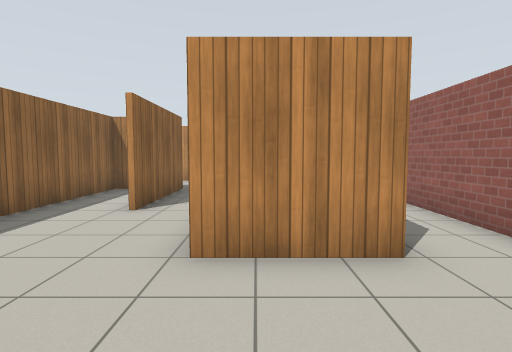
[1] (above)

17 first-person views from a walk through a robot-simulator world made for Gazebo. The camera is 1.2 m above the floor, tilts 4° down and sees 80° across. The floor is counted in squares, 1 m on a side. Each view is taken from the middle of a square. On the plan, view 1 faces up. The plan holds only what a view shows up to about 13 squares ahead; the rest is blank. Gazebo's built-in surfaces are drawn with simple patterns.

[2]
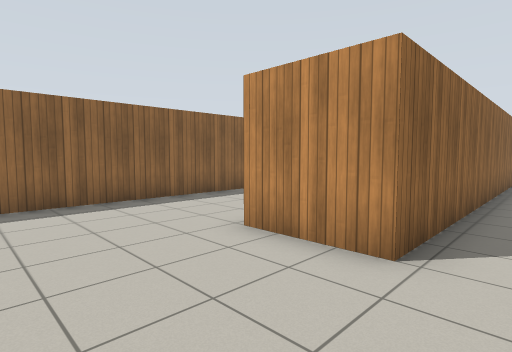

[3]
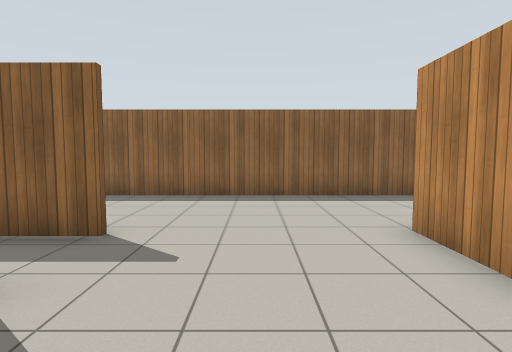

[4]
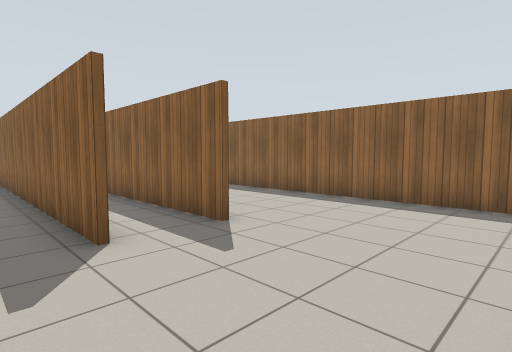

[5]
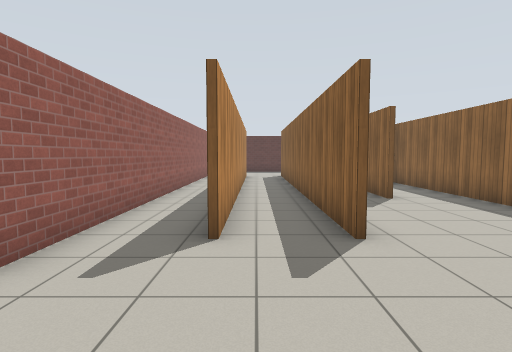

[6]
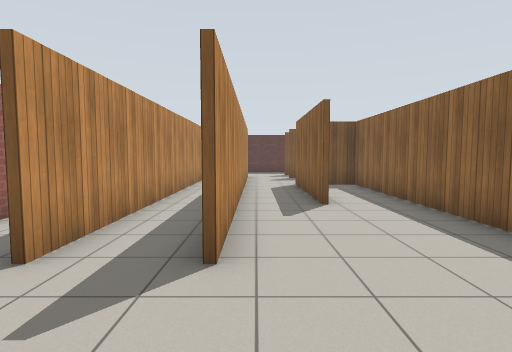

[7]
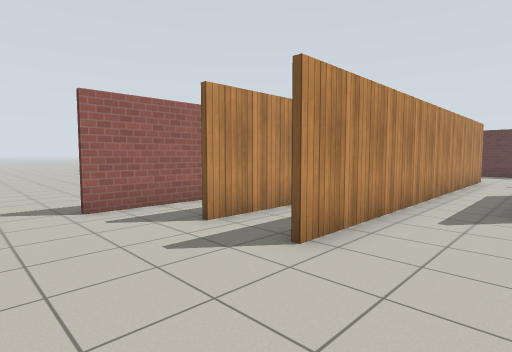

[8]
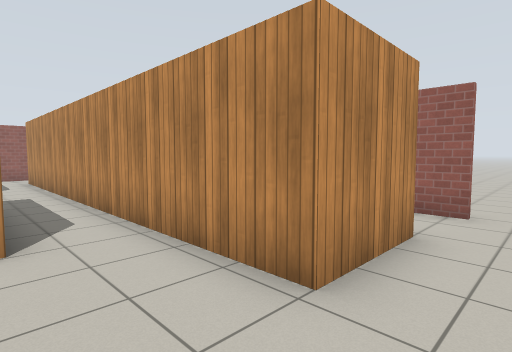

[9]
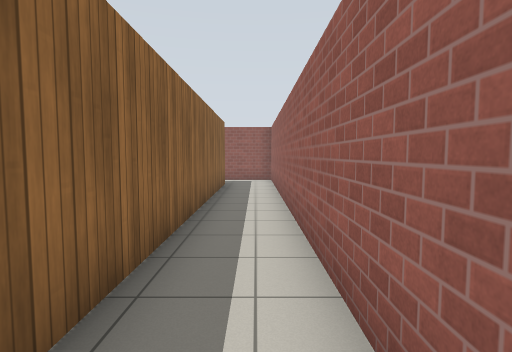

[10]
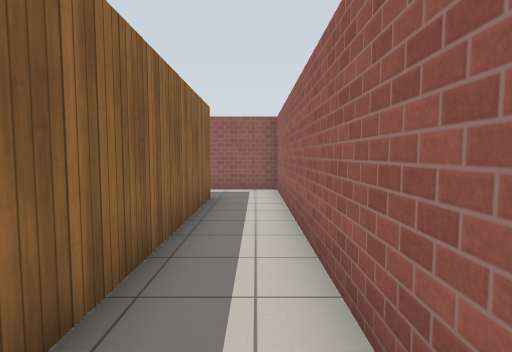

[11]
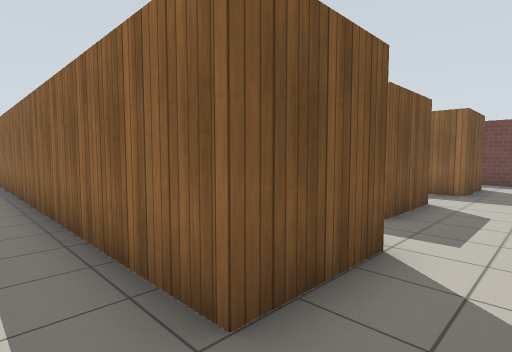

[12]
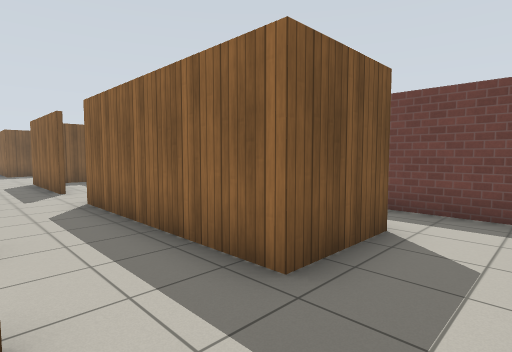

[13]
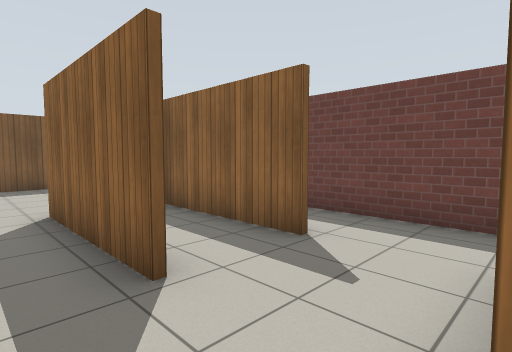

[14]
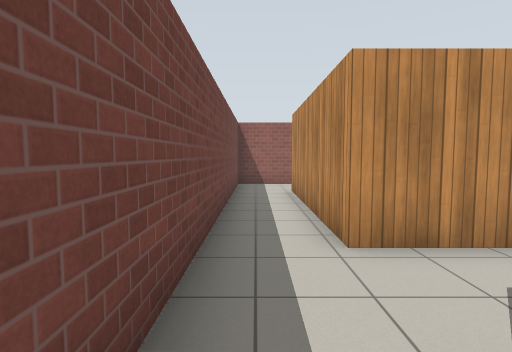

[15]
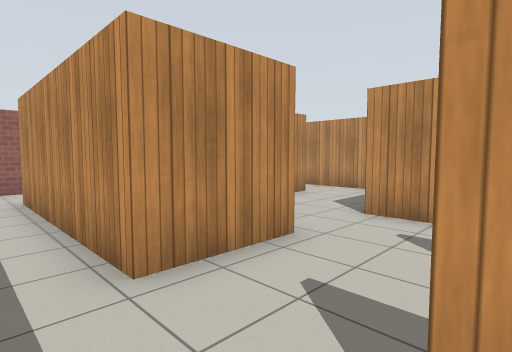

[16]
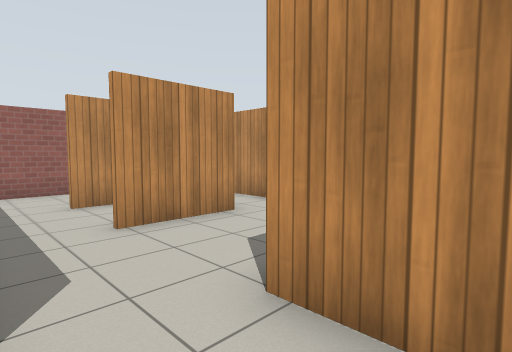

[17]
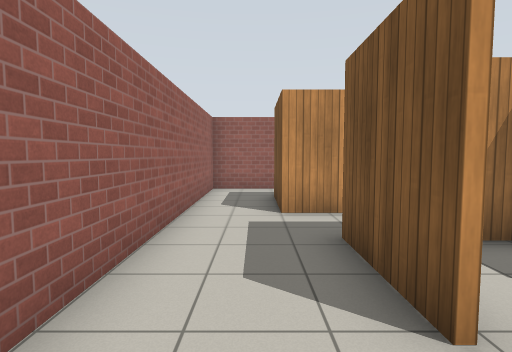

### Floor plan
Points are (right, up) in squares from view 1. A wall is a line through its corners. A room is listed if a view was taken in it or the views show most of it. See-through windows are left out.
Room 1 (views 1, 2, 3, 4, 5, 6, 7, 8, 9, 10, 11, 12, 14, 15, 17)
walls: (-0.4, -1.2) (-0.4, -9.8); (1.7, -1.3) (1.7, -12.4); (3.7, 3.1) (3.7, 19.5) (-6.1, 19.5); (-2.6, -5.2) (-2.6, -10.2); (-4.9, 10.6) (-4.9, -10.1) (-3.9, -10.1); (-0.8, 13.5) (-0.8, 17.5) (1.7, 17.5) (1.7, 3.5) (-0.8, 3.5) (-0.8, 6.5); (-9.8, 10.9) (-9.8, 17.1) (-7.3, 17.1); (3.7, -10) (3.7, 0.3); (1.5, -11) (1.5, -1.2); (-5.2, 16.8) (-2.6, 16.8); (-0.6, -14) (-0.6, -1.2); (-9.4, 19.5) (-11.7, 19.5) (-11.7, 6.9)
ways out: opening at (-2, 6) to room 2; opening at (-2, 14) to room 2; opening at (-10, 9.5) to room 3; opening at (-6.5, 17) to room 4; opening at (-1.5, -14)
Room 2 (view 13)
walls: (-2.6, 10.9) (-2.6, 6.5); (-2.6, 14) (-5.3, 14); (-7.3, 14.6) (-7.3, 10.9); (-0.8, 6.5) (-0.8, 13.5)
ways out: opening at (-2, 6) to room 1; opening at (-2, 14) to room 1; opening at (-6.5, 11) to room 3; opening at (-6.5, 14) to room 4
Room 3 (view 16)
walls: (-7.3, 8.4) (-7.3, 4); (-9.7, 8.4) (-9.7, 4.1); (-7.3, 10.9) (-9.8, 10.9); (-5.1, 9.1) (-5.1, 10.9)
ways out: opening at (-10, 9.5) to room 1; opening at (-6.5, 11) to room 2
Room 4 (no view inside)
walls: (-7.3, 17.1) (-7.3, 14.6); (-4.2, 16.6) (-5.2, 16.6); (-2.8, 14.4) (-2.8, 14.9)
ways out: opening at (-6.5, 17) to room 1; opening at (-6.5, 14) to room 2

Positions as (right, up) in squares from view 1, and headings:
1: (0, 0), facing up
2: (3, 0), facing up-left
3: (4, 1), facing left
4: (3, 3), facing down-left
5: (1, 3), facing down
6: (-1, 2), facing down
7: (-3, 2), facing down-right
8: (-3, 2), facing up-right
9: (3, 5), facing up
10: (3, 9), facing up
11: (3, 19), facing down-left
12: (-5, 19), facing down-left
13: (-6, 11), facing down-left
14: (-11, 7), facing up
15: (-11, 8), facing up-right
16: (-7, 9), facing up-right
17: (-7, 18), facing right
